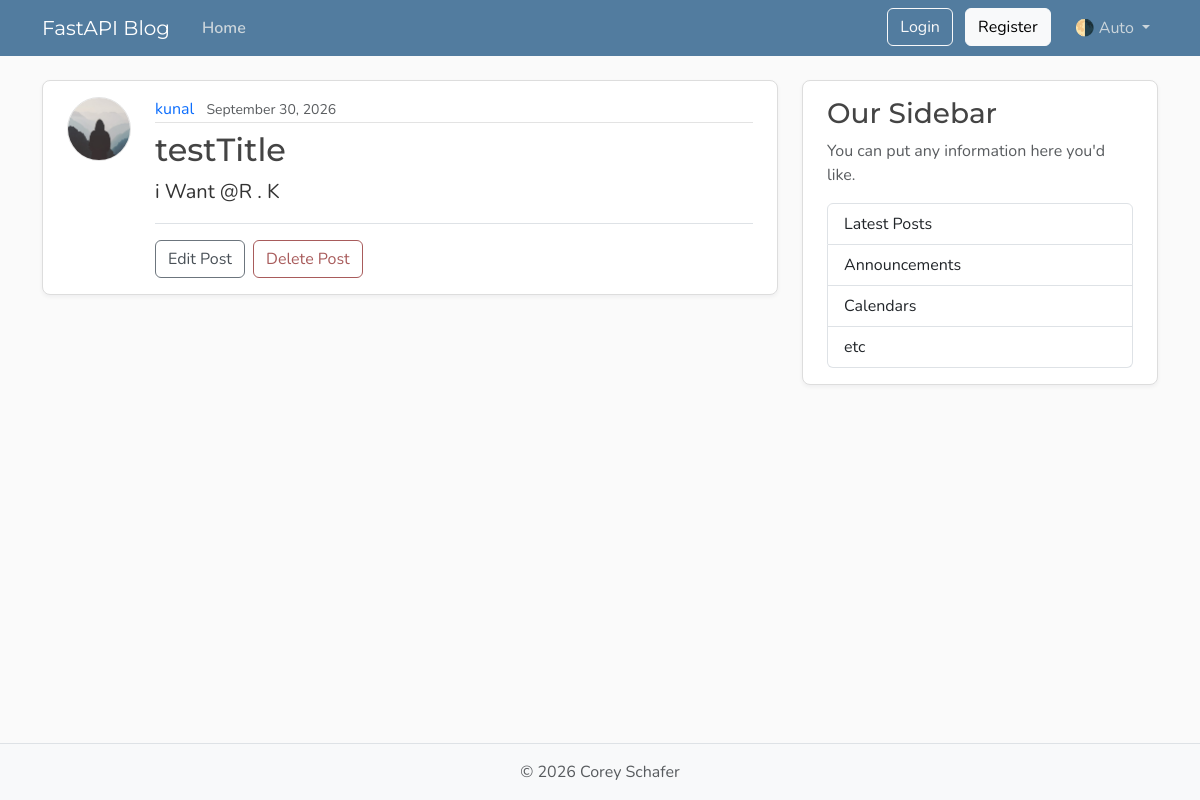
The page /posts/2 on the database its author committed.
### model.py (models this page shows, shortened)
class User(Base):
    __tablename__ = "users"
    id : Mapped[int] = mapped_column(Integer , primary_key=True , index=True)
    username : Mapped[str] = mapped_column(String(50) , unique=True ,nullable=False)
    email : Mapped[str] = mapped_column(String , unique=True , nullable=False)
    password_hash: Mapped[str] = mapped_column(String(200), nullable=False)
    image_file: Mapped[str | None]= mapped_column(
        String(200),
        nullable=True,
        default=None,
    )
    posts:Mapped[list[Post]] =  relationship(
                                back_populates="author",
                                cascade="all ,delete-orphan"
                                )

class Post(Base):
    __tablename__ = "posts"
    id: Mapped[int] = mapped_column(Integer, primary_key=True , index = True)
    title : Mapped[str] = mapped_column(String , nullable=False)
    content: Mapped[str] = mapped_column(TEXT , nullable=False)
    user_id: Mapped[int] = mapped_column(
        ForeignKey("users.id"),
        index=True,
        nullable=False )
    date_posted : Mapped[datetime] = mapped_column(
    DATETIME(timezone = True),
    default= lambda :datetime.now(UTC),
    )
    author : Mapped[User] = relationship(back_populates="posts")

### main.py (the view)
@app.get("/posts/{post_id}", name = "post_page")
async def post_page(request : Request , post_id: int , db : Annotated[AsyncSession , Depends(get_db)]):
    result = await  db.execute(select(model.Post).options(selectinload(model.Post.author)).where(model.Post.id == post_id))
    post = result.scalars().first()
    if post:
        title = post.title[:50]
        return templates.TemplateResponse(
            request,
            "post.html",
            {"post":post, "title":title}
        )
    raise HTTPException(
        status_code=status.HTTP_404_NOT_FOUND,
        detail= "Post not found"
    )

### templates/post.html (shortened to what this page needs)
{% extends "layout.html" %}
{% block content %}
    <article class="content-section py-3 px-4 mb-4">
        <div class="d-flex align-items-start gap-4">
            <img class="rounded-circle article-img flex-shrink-0"
                 src="{{ post.author.image_path }}"
                 alt="{{ post.author.username }}'s profile picture"
                 width="64"
                 height="64"
                 loading="lazy">
            <div class="flex-grow-1">
                <div class="article-metadata mb-2">
                    <a class="me-2"
                       href="{{ url_for ("user_posts", user_id=post.author.id ) }}">{{ post.author.username }}</a>
                    <small class="text-body-secondary">{{ post.date_posted.strftime("%B %d, %Y") }}</small>
                </div>
                <h2 class="article-title">{{ post.title }}</h2>
                <p class="article-content">{{ post.content }}</p>
                {% if post.user_id == 1 %}
                    <div class="post-actions mt-3 pt-3 border-top">
                        <button type="button"
                                class="btn btn-outline-secondary me-1"
                                data-bs-toggle="modal"
                                data-bs-target="#editModal">Edit Post</button>
                        <button type="button"
                                class="btn btn-outline-danger"
                                data-bs-toggle="modal"
                                data-bs-target="#deleteModal">Delete Post</button>
                    </div>
                {% endif %}
            </div>
        </div>
    </article>
{% endblock content %}

### templates/layout.html (shortened to what this page needs)
<!DOCTYPE html>
<html lang="en">
    <head>
        <link href="https://cdn.jsdelivr.net/npm/bootstrap@5.3.8/dist/css/bootstrap.min.css"
              rel="stylesheet"
>
        <link rel="stylesheet"
              type="text/css"
              href="{{ url_for("static", path='css/main.css') }}">
    </head>
    <body class="d-flex flex-column min-vh-100">
        <header class="site-header">
            <nav class="navbar navbar-expand-md bg-steel fixed-top"
                 data-bs-theme="dark">
                <div class="container">
                    <a class="navbar-brand me-4" href="{{ url_for("home") }}">FastAPI Blog</a>
                    <div class="collapse navbar-collapse" id="navbarToggle">
                        <div class="navbar-nav me-auto">
                            <a class="nav-link active"
                               aria-current="page"
                               href="{{ url_for("home") }}">Home</a>
                        </div>
                        <div class="navbar-nav">
                            <div id="loggedOutNav">
                                <a class="btn btn-outline-light mb-2 mb-md-0 me-md-2"
                                   href="{{ url_for("login_page") }}">Login</a>
                                <a class="btn btn-light mb-2 mb-md-0 me-md-3"
                                   href="{{ url_for("register_page") }}">Register</a>
                            </div>
                            <div class="nav-item dropdown">
                                <a class="nav-link dropdown-toggle"
                                   href="#"
                                   role="button"
                                   id="bd-theme"
                                   data-bs-toggle="dropdown"
                                   aria-expanded="false">
                                    <span id="bd-theme-text">🌗 Auto</span>
                                </a>
                            </div>
                        </div>
                    </div>
                </div>
            </nav>
        </header>
        <main role="main" class="container">
            <div class="row">
                <div class="col-md-8">
                    {% block content %}
                    {% endblock content %}
                </div>
                <aside class="col-md-4">
                    <div class="content-section py-3 px-4 mb-4">
                        <h3>Our Sidebar</h3>
                        <p class="text-body-secondary">You can put any information here you'd like.</p>
                        <ul class="list-group">
                            <li class="list-group-item">Latest Posts</li>
                            <li class="list-group-item">Announcements</li>
                            <li class="list-group-item">Calendars</li>
                            <li class="list-group-item">etc</li>
                        </ul>
                    </div>
                </aside>
            </div>
        </main>
        <footer class="mt-auto py-3 bg-body-tertiary border-top">
            <div class="container text-center">
                <p class="text-body-secondary mb-0">
                    © <span id="year"></span> Corey Schafer
                </p>
            </div>
        </footer>
    </body>
</html>

### static/css/main.css (style rules this page uses)
:root { --font-heading: "Montserrat", system-ui, -apple-system, BlinkMacSystemFont, sans-serif; --font-body: "Nunito", system-ui, -apple-system, BlinkMacSystemFont, sans-serif; --color-bg-body: #fafafa; --color-bg-content: #ffffff; --color-text-primary: #333333; --color-text-heading: #444444; --color-steel: #527c9f; --color-nav-link: #cbd5db; --color-nav-link-hover: #ffffff; --color-link-hover: #428bca; --color-border: #dddddd; --color-border-light: #e3e3e3; --spacing-xl: 5rem; --article-img-size: 4rem; --account-img-size: 7.813rem; }
body { font-family: var(--font-body); background: var(--color-bg-body); color: var(--color-text-primary); }
main { padding-top: var(--spacing-xl); }
h1, h2, h3, h4, h5, h6 { font-family: var(--font-heading); color: var(--color-text-heading); }
.navbar-brand { font-family: var(--font-heading); }
a { text-decoration: none; }
.bg-steel { background-color: var(--color-steel); }
.site-header .navbar-nav .nav-link { color: var(--color-nav-link); transition: color 0.2s ease-in-out; }
.site-header .navbar-nav .nav-link.active { font-weight: 600; }
.content-section { background: var(--color-bg-content); border: 1px solid var(--color-border); border-radius: 0.5rem; box-shadow: 0 2px 4px rgba(15, 23, 42, 0.05); transition: box-shadow 0.15s ease, transform 0.15s ease, border-color 0.15s ease; }
.article-title { color: var(--color-text-heading); transition: color 0.2s ease-in-out; }
.article-content { white-space: pre-line; font-size: 1.25rem; }
.article-img { height: var(--article-img-size); width: var(--article-img-size); flex-shrink: 0; object-fit: cover; border: 1px solid var(--color-border-light); box-shadow: 0 0 0 2px var(--color-bg-content); }
.article-metadata { padding-bottom: 0.063rem; border-bottom: 1px solid var(--color-border-light); }
.article-metadata a { transition: color 0.2s ease-in-out; }
.btn-outline-secondary { --bs-btn-color: #495057; --bs-btn-border-color: #6c757d; --bs-btn-hover-color: #fff; --bs-btn-hover-bg: #5a6268; --bs-btn-hover-border-color: #545b62; --bs-btn-active-color: #fff; --bs-btn-active-bg: #545b62; --bs-btn-active-border-color: #4e555b; }
.btn-outline-danger { --bs-btn-color: #a85b5b; --bs-btn-border-color: #a85b5b; --bs-btn-hover-color: #fff; --bs-btn-hover-bg: #924e4e; --bs-btn-hover-border-color: #874848; --bs-btn-active-color: #fff; --bs-btn-active-bg: #874848; --bs-btn-active-border-color: #7c4242; }
[data-bs-theme="dark"] { --color-bg-body: #1a1a1a; --color-bg-content: #2d2d2d; --color-text-primary: #e0e0e0; --color-text-heading: #f0f0f0; --color-border: #404040; --color-border-light: #4a4a4a; }

### rows shown on the page
User: author.username "kunal"
Post: date_posted "September 30, 2026", title "testTitle", content "i Want @R . K"
